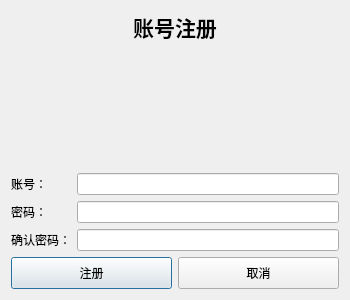
<?xml version="1.0" encoding="UTF-8"?>
<ui version="4.0">
 <class>RegisterDialog</class>
 <widget class="QDialog" name="RegisterDialog">
  <property name="geometry">
   <rect>
    <x>100</x>
    <y>100</y>
    <width>350</width>
    <height>300</height>
   </rect>
  </property>
  <property name="windowTitle">
   <string>注册</string>
  </property>
  <layout class="QVBoxLayout" name="verticalLayout" stretch="0,0,0,1">
   <item>
    <widget class="QLabel" name="titleLabel">
     <property name="text">
      <string>账号注册</string>
     </property>
     <property name="alignment">
      <set>Qt::AlignCenter</set>
     </property>
     <property name="styleSheet">
      <string notr="true">font-size: 16pt; font-weight: bold;</string>
     </property>
    </widget>
   </item>
   <item>
    <spacer name="verticalSpacer">
     <property name="orientation">
      <enum>Qt::Vertical</enum>
     </property>
     <property name="sizeHint" stdset="0">
      <size>
       <width>20</width>
       <height>10</height>
      </size>
     </property>
    </spacer>
   </item>
   <item>
    <layout class="QFormLayout" name="formLayout">
     <item row="0" column="0">
      <widget class="QLabel" name="accountLabel">
       <property name="text">
        <string>账号：</string>
       </property>
      </widget>
     </item>
     <item row="0" column="1">
      <widget class="QLineEdit" name="accountEdit"/>
     </item>
     <item row="1" column="0">
      <widget class="QLabel" name="passwordLabel">
       <property name="text">
        <string>密码：</string>
       </property>
      </widget>
     </item>
     <item row="1" column="1">
      <widget class="QLineEdit" name="passwordEdit">
       <property name="echoMode">
        <enum>QLineEdit::Password</enum>
       </property>
      </widget>
     </item>
     <item row="2" column="0">
      <widget class="QLabel" name="confirmLabel">
       <property name="text">
        <string>确认密码：</string>
       </property>
      </widget>
     </item>
     <item row="2" column="1">
      <widget class="QLineEdit" name="confirmEdit">
       <property name="echoMode">
        <enum>QLineEdit::Password</enum>
       </property>
      </widget>
     </item>
    </layout>
   </item>
   <item>
    <layout class="QHBoxLayout" name="horizontalLayout">
     <item>
      <widget class="QPushButton" name="registerButton">
       <property name="text">
        <string>注册</string>
       </property>
       <property name="styleSheet">
        <string notr="true">padding: 6px;</string>
       </property>
      </widget>
     </item>
     <item>
      <widget class="QPushButton" name="cancelButton">
       <property name="text">
        <string>取消</string>
       </property>
       <property name="styleSheet">
        <string notr="true">padding: 6px;</string>
       </property>
      </widget>
     </item>
    </layout>
   </item>
  </layout>
 </widget>
 <resources/>
 <connections/>
</ui>
